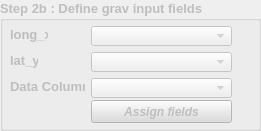
     <widget class="QGroupBox" name="groupBox_9">
      <property name="enabled">
       <bool>false</bool>
      </property>
      <property name="geometry">
       <rect>
        <x>340</x>
        <y>90</y>
        <width>261</width>
        <height>131</height>
       </rect>
      </property>
      <property name="sizePolicy">
       <sizepolicy hsizetype="Expanding" vsizetype="Expanding">
        <horstretch>0</horstretch>
        <verstretch>0</verstretch>
       </sizepolicy>
      </property>
      <property name="font">
       <font>
        <pointsize>10</pointsize>
        <weight>75</weight>
        <bold>true</bold>
       </font>
      </property>
      <property name="title">
       <string>Step 2b : Define grav input fields</string>
      </property>
      <widget class="QLabel" name="label_44">
       <property name="enabled">
        <bool>false</bool>
       </property>
       <property name="geometry">
        <rect>
         <x>10</x>
         <y>26</y>
         <width>38</width>
         <height>16</height>
        </rect>
       </property>
       <property name="styleSheet">
        <string notr="true">font-family: Arial; 
font-size: 13px;
</string>
       </property>
       <property name="text">
        <string>long_x</string>
       </property>
      </widget>
      <widget class="QComboBox" name="comboBox_grav_field_x">
       <property name="enabled">
        <bool>false</bool>
       </property>
       <property name="geometry">
        <rect>
         <x>91</x>
         <y>26</y>
         <width>141</width>
         <height>20</height>
        </rect>
       </property>
      </widget>
      <widget class="QLabel" name="label_45">
       <property name="enabled">
        <bool>false</bool>
       </property>
       <property name="geometry">
        <rect>
         <x>10</x>
         <y>52</y>
         <width>28</width>
         <height>16</height>
        </rect>
       </property>
       <property name="styleSheet">
        <string notr="true">font-family: Arial; 
font-size: 13px;
</string>
       </property>
       <property name="text">
        <string>lat_y</string>
       </property>
      </widget>
      <widget class="QComboBox" name="comboBox_grav_field_y">
       <property name="enabled">
        <bool>false</bool>
       </property>
       <property name="geometry">
        <rect>
         <x>91</x>
         <y>52</y>
         <width>141</width>
         <height>20</height>
        </rect>
       </property>
      </widget>
      <widget class="QLabel" name="label_47">
       <property name="enabled">
        <bool>false</bool>
       </property>
       <property name="geometry">
        <rect>
         <x>10</x>
         <y>78</y>
         <width>75</width>
         <height>16</height>
        </rect>
       </property>
       <property name="styleSheet">
        <string notr="true">font-family: Arial; 
font-size: 13px;
</string>
       </property>
       <property name="text">
        <string>Data Column</string>
       </property>
      </widget>
      <widget class="QComboBox" name="comboBox_grav_field_data">
       <property name="enabled">
        <bool>false</bool>
       </property>
       <property name="geometry">
        <rect>
         <x>91</x>
         <y>78</y>
         <width>141</width>
         <height>20</height>
        </rect>
       </property>
      </widget>
      <widget class="QPushButton" name="pushButton_assign_grav_fields">
       <property name="enabled">
        <bool>false</bool>
       </property>
       <property name="geometry">
        <rect>
         <x>91</x>
         <y>100</y>
         <width>141</width>
         <height>23</height>
        </rect>
       </property>
       <property name="styleSheet">
        <string notr="true">background-color: rgb(220, 220, 220);
font-weight: bold;
font-style: italic;
font-family: Arial;  
font-size: 12px;</string>
       </property>
       <property name="text">
        <string>Assign fields</string>
       </property>
      </widget>
     </widget>
